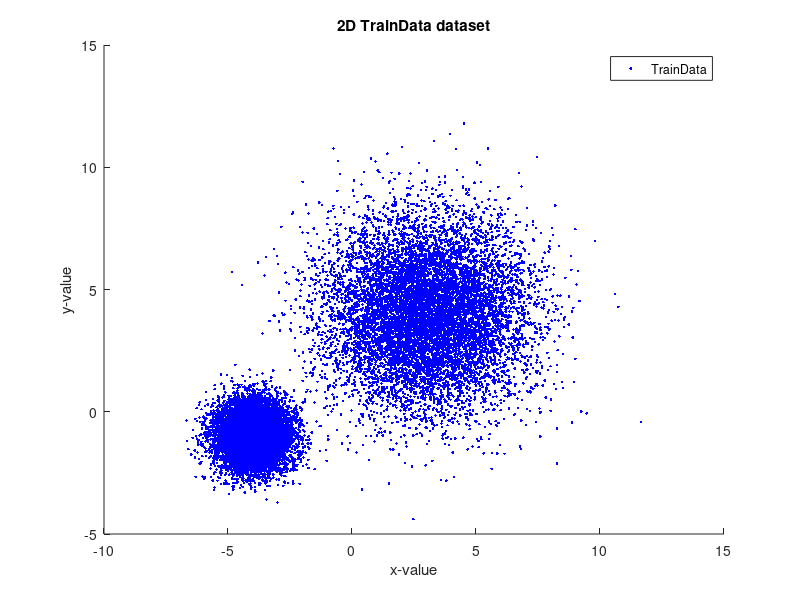

Reproduce this figure in MATLAB.
%select number of samples for each set
samples1 = 10000;
samples2 = 10000;

%define the mean for each set
meanSet1 = [-4 -1]';
meanSet2 = [3 4]';

%define the standard deviation for each set 
stanDevSet1 = 0.75;
stanDevSet2 = 2;

%Create a Matrix of 2 X samples (2xn) with the specified mean and standard 
%deviation using 'standardDeviation * randn(2,n) + mean;' for each data set
uncorrelatedData1 = stanDevSet1 * randn(2,samples1) + meanSet1;

uncorrelatedData2 = stanDevSet2 * randn(2,samples2) + meanSet2;



%Concatenate the two sets into a single dataset
TrainData = [uncorrelatedData1; uncorrelatedData2];

%Define the x and y values for the 4 dimensions
x1 = TrainData(1,:);
y1 = TrainData(2,:);

x2 = TrainData(3,:);
y2 = TrainData(4,:);

figure
hold on
plot(x1,y1,'b.');
plot(x2,y2,'b.');
title('2D TrainData dataset');
xlabel('x-value');
ylabel('y-value');
legend('TrainData');  